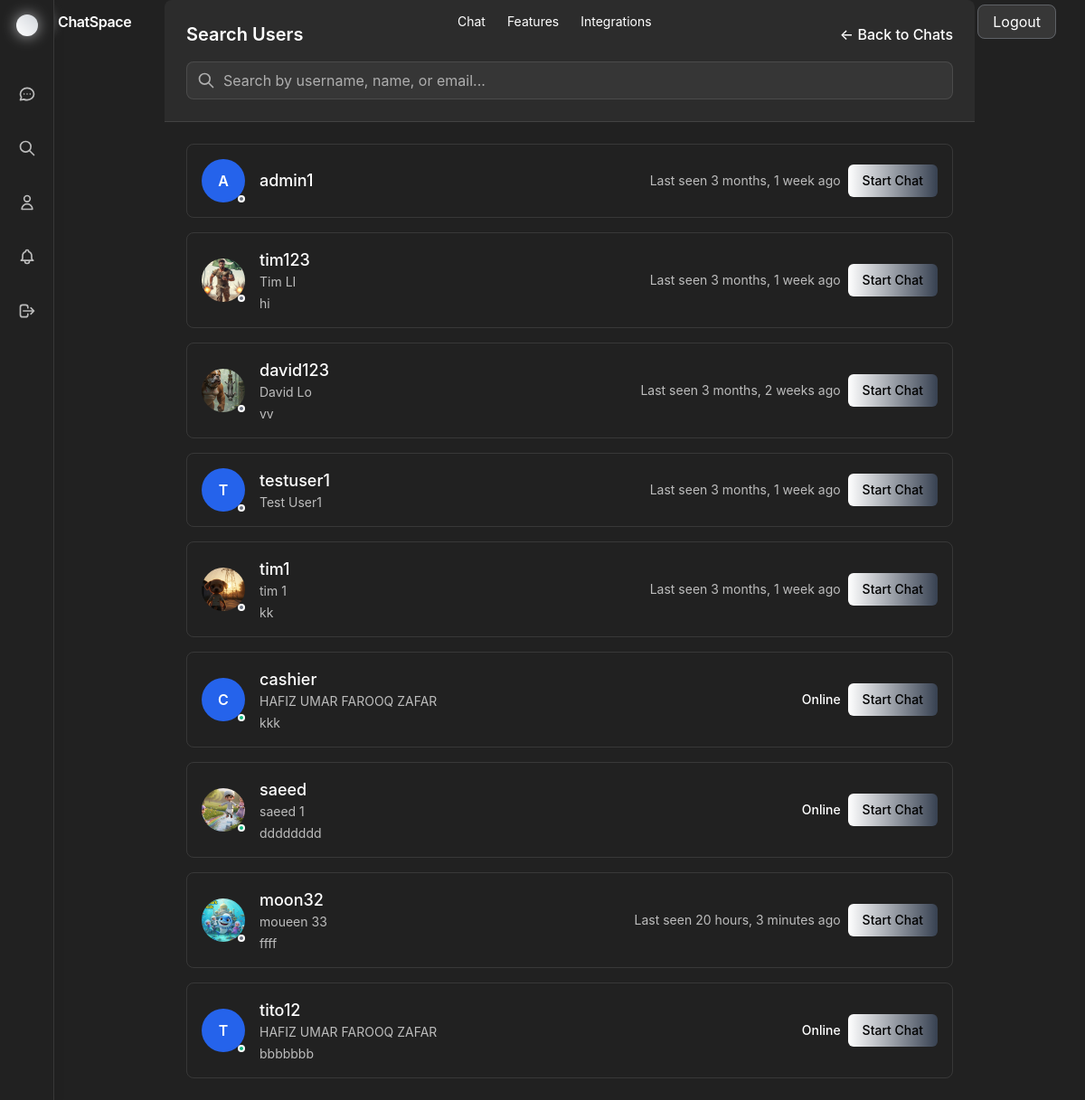
The page /search/ (signed in) on the database as committed earlier.
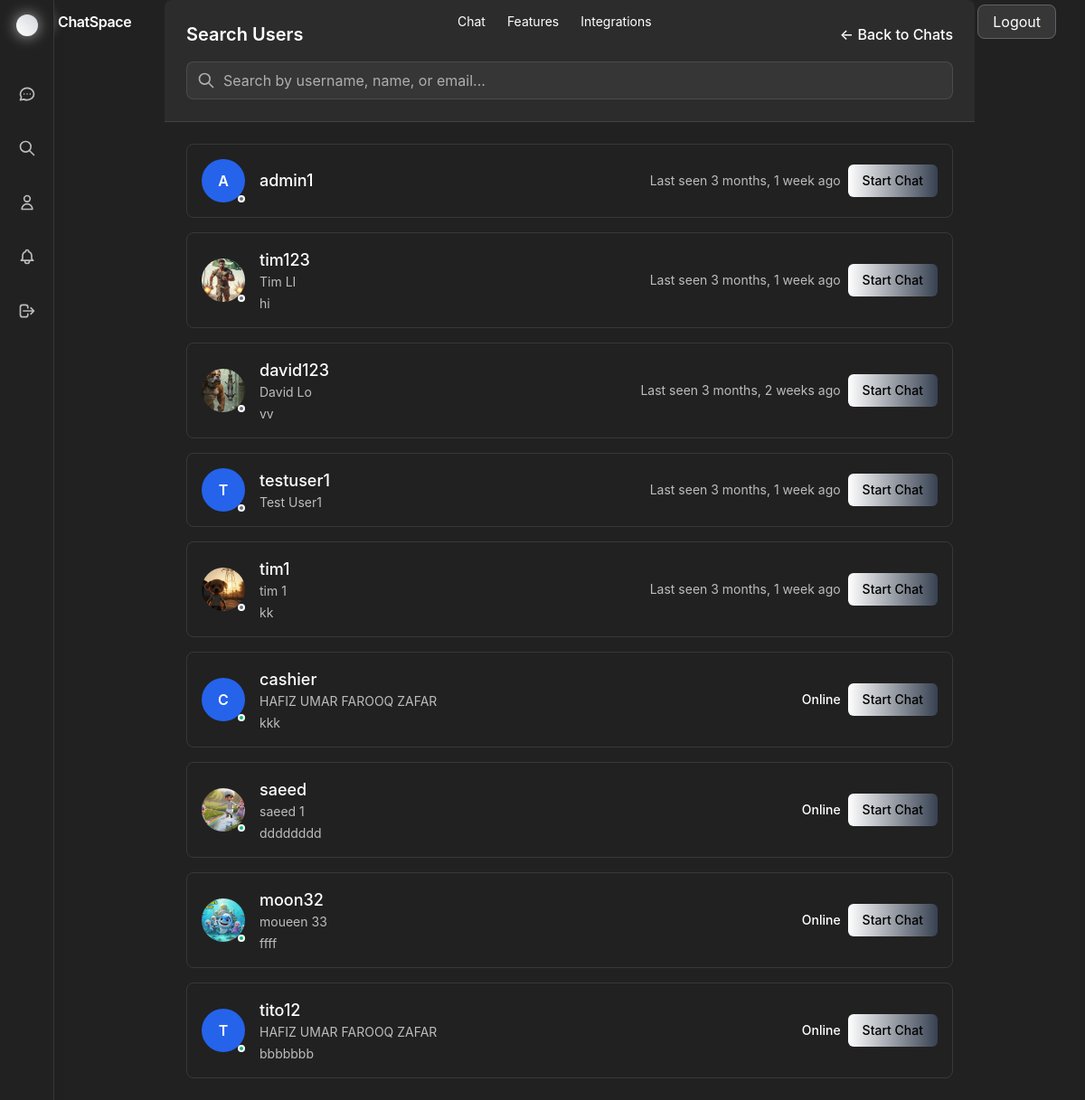
The same page on the database as committed later.
### app1/models.py (models this page shows, shortened)
class User(AbstractUser):
    id = models.UUIDField(primary_key=True, default=uuid.uuid4, editable=False)
    phone_number = models.CharField(max_length=15, unique=True, blank=True, null=True)
    profile_picture = models.ImageField(upload_to='profile_pictures/', blank=True, null=True)
    bio = models.TextField(max_length=500, blank=True)
    is_online = models.BooleanField(default=False)
    last_seen = models.DateTimeField(default=timezone.now)
    created_at = models.DateTimeField(auto_now_add=True)
    updated_at = models.DateTimeField(auto_now=True)
    class Meta:
        db_table = 'users'

### app1/views.py (the view)
# urls.py: path('search/', views.search_users, name='search_users'),
@login_required
def search_users(request):
    query = request.GET.get('q', '')
    if query:
        users = User.objects.filter(
            Q(username__icontains=query) |
            Q(first_name__icontains=query) |
            Q(last_name__icontains=query) |
            Q(email__icontains=query)
        ).exclude(id=request.user.id)[:10]
    else:
        users = User.objects.exclude(id=request.user.id)[:10]
    return render(request, 'app1/search_users.html', {'users': users, 'query': query})

### app1/context_processors.py (called while the page is built)
def notifications_context(request):
    if request.user.is_authenticated:
        return {
            'notifications': Notification.objects.filter(user=request.user).order_by('-created_at')[:10]
        }
    return {}

### app1/templates/app1/search_users.html (shortened to what the changed rows need)
{% extends 'app1/base.html' %}
{% block content %}
<div class="max-w-4xl mx-auto">
    <div class="rounded-lg overflow-hidden glass">
        <div class="p-6 bg-white/5 border-b border-white/10">
            <div class="flex items-center justify-between">
                <h2 class="text-xl font-semibold text-white">Search Users</h2>
            </div>
        </div>
        <div class="p-6">
            {% if users %}
                <div class="space-y-4">
                    {% for user in users %}
                    <div class="flex items-center justify-between p-4 border border-white/10 rounded-lg hover:bg-white/5">
                        <div class="flex items-center space-x-4">
                            <div class="relative">
                                {% if user.profile_picture %}
                                    <img src="{{ user.profile_picture.url }}" alt="{{ user.username }}" class="w-12 h-12 rounded-full object-cover">
                                {% else %}
                                    <div class="w-12 h-12 bg-blue-600 rounded-full flex items-center justify-center text-white font-semibold">
                                        {{ user.username|first|upper }}
                                    </div>
                                {% endif %}
                                {% if user.is_online %}
                                    <div class="online-indicator"></div>
                                {% else %}
                                    <div class="offline-indicator"></div>
                                {% endif %}
                            </div>
                            <div>
                                <h3 class="text-lg font-medium text-white">{{ user.username }}</h3>
                                <p class="text-sm text-white/70">
                                    {% if user.first_name or user.last_name %}
                                        {{ user.first_name }} {{ user.last_name }}
                                    {% else %}
                                        {{ user.email }}
                                    {% endif %}
                                </p>
                                {% if user.bio %}
                                    <p class="text-sm text-white/70 mt-1">{{ user.bio|truncatechars:100 }}</p>
                                {% endif %}
                            </div>
                        </div>
                        <div class="flex items-center space-x-2">
                            <div class="text-sm text-white/70">
                                {% if user.is_online %}
                                    <span class="text-white font-medium">Online</span>
                                {% else %}
                                    Last seen {{ user.last_seen|timesince }} ago
                                {% endif %}
                            </div>
                            <a href="{% url 'create_chat' user.id %}"
                               class="px-4 py-2 bg-gradient-to-r from-white to-gray-700 hover:from-white hover:to-gray-600 text-black text-sm font-medium rounded-md">
                                Start Chat
                            </a>
                        </div>
                    </div>
                    {% endfor %}
                </div>
            {% endif %}
        </div>
    </div>
</div>
{% endblock %}

Rows that differ between the two databases and show on the page:
changed User "moon32": last_seen "20 hours, 3 minutes" → (not shown); is_online "Last seen ago" → "Online"
